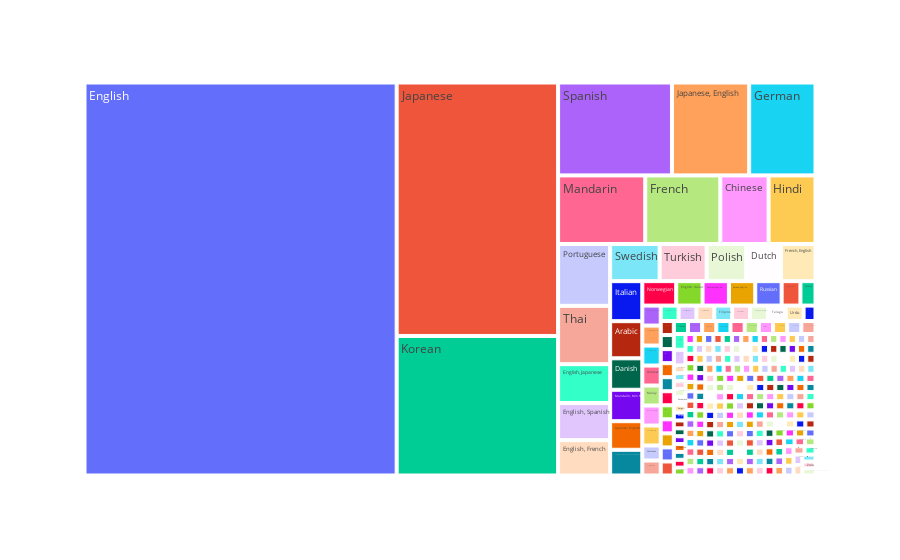

Notebook source saved alongside this figure:
### Markdown cell above
> - Secondly plot a treemap that contains squares of different shapes that illustrate the languages spoken in the Tv Series

### Code cell
ax= px.treemap(df_series_lan,path=["Languages"])
ax.show()

### Figure 1 — Plotly figure (JSON) as saved in the notebook; plotly's stock layout.template omitted (floating-point values rounded to 4 significant figures; data arrays with more than 128 entries replaced by an {"elided": "..."} marker saying what was removed)
{"data": [{"branchvalues": "total", "domain": {"x": [0, 1], "y": [0, 1]}, "hovertemplate": "labels=%{label}<br>count=%{value}<br>parent=%{parent}<br>id=%{id}<extra></extra>", "ids": {"elided": "288 str values"}, "labels": {"elided": "288 str values"}, "name": "", "parents": {"elided": "288 str values"}, "type": "treemap", "values": {"elided": "288 int values"}}], "layout": {"legend": {"tracegroupgap": 0}, "margin": {"t": 60}}}
